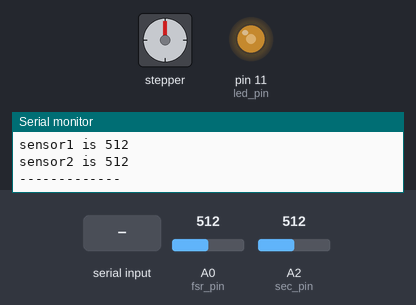
Bench run of a sketch on a simulated Arduino Uno, built with avr-gcc and run on an emulated ATmega328P. Parts: stepper motor, output pins drawn as LEDs (lit = HIGH), the last lines printed to the serial monitor. Wiring (inferred from the names in the program): stepper motor driver (200 steps per turn assumed): step pin 5; direction pin 7. Inputs (shaded band) come from the test bench; at power-on: A0 (fsr_pin) = 512, A2 (sec_pin) = 512. Pins used as bus, display or sensor lines are not drawn.

Above: at 1.2 s.
1.3 s: "c" received over Serial
At 2.4 s:
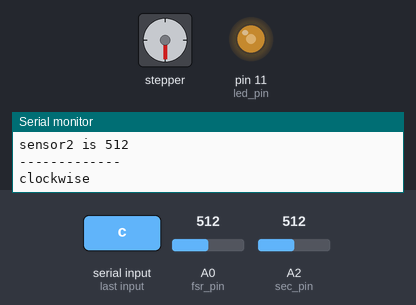
3.0 s: A0 (fsr_pin) set to 716
At 3.8 s:
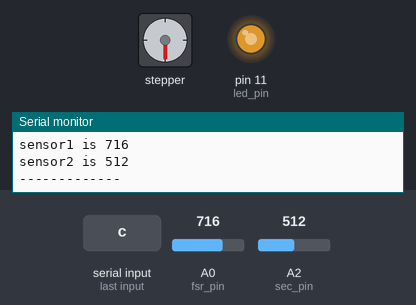
4.5 s: "o" received over Serial
At 5.9 s:
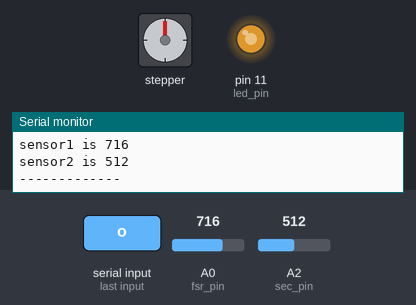
6.3 s: A0 (fsr_pin) set to 900
At 7.2 s:
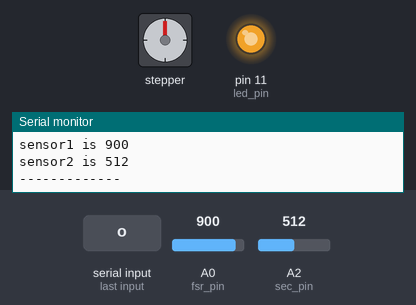
7.8 s: "m" received over Serial
At 9.9 s:
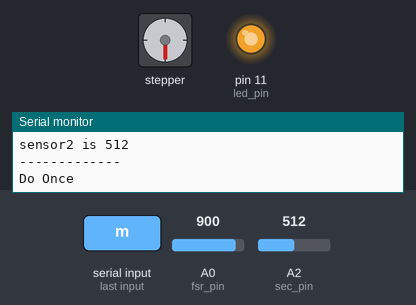
Timing chart, 0 to 14.7 s (numbered marks = the images above; inputs shaded):
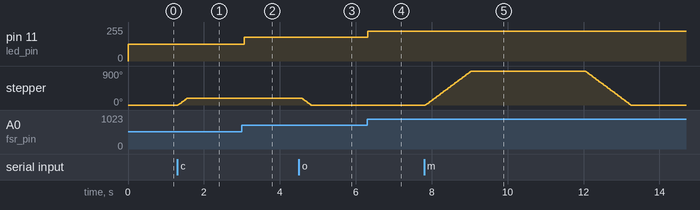

Measured:
- after the input at 1.3 s, stepper: turns 180° clockwise in 0.24 s, starting at once
- after the input at 3.0 s, pin 11 (led_pin): 127/255 → 178/255 after 0.06 s
- after the input at 4.5 s, stepper: turns 180° counter-clockwise in 0.24 s, starting after 0.07 s
- after the input at 6.3 s, pin 11 (led_pin): 178/255 → 224/255 at once
- after the input at 7.8 s, stepper: turns 900° clockwise in 1.2 s, then 900° counter-clockwise in 1.2 s

The sketch:

ffg.ino
```cpp
#define led_pin 11
#define fsr_pin A0
#define sec_pin A2
// first define the pins
const int DirPin = 7;    // this pin defines direction CW or CCW
const int StepPin = 5;   // pulse this pin to move one step
//const int fsr_pin = 14;// force snesor place

const int SPR = 100;    // Steps per revolution
const int ONCE = 500;

void setup()
{
  Serial.begin(57600);
  // Make pins as Outputs
  pinMode(StepPin, OUTPUT);
  pinMode(DirPin, OUTPUT);
}
void loop()
{
  int fsr_value = analogRead(fsr_pin); // 讀取FSR
  int sec_value = analogRead(sec_pin);
  int led_value = map(fsr_value, 0, 1023, 0, 255); // 從0~1023映射到0~255
  analogWrite(led_pin, led_value); // 改變LED亮度
  Serial.print("sensor1 is ");
  Serial.println(fsr_value);
  Serial.print("sensor2 is ");
  Serial.println(sec_value);
  //Serial.println(led_value);
  Serial.println("-------------");
  delay(100);

  if(Serial.available())
  {
    char ch=Serial.read();
    if(ch=='c'||ch=='C')
    {
      // First let us rotate shaft clockwise
      digitalWrite(DirPin, HIGH);   // defines the direction to clockwise
      Serial.println("clockwise");
      // Pulse the step pin
      for(int x = 0; x < SPR; x++)
      {
        digitalWrite(StepPin, HIGH);
        delayMicroseconds(1200);
        digitalWrite(StepPin, LOW);
        delayMicroseconds(1200);
      }
      delay(1000); // Short delay of one second
    }

    if(ch=='o'||ch=='O')
    {
      // Now rotate shaft counterclockwise
      digitalWrite(DirPin, LOW);
      Serial.println("counterclockwise");
      // Again pulse the step pin
      for(int x = 0; x < SPR; x++)
      {
        digitalWrite(StepPin, HIGH);
        delayMicroseconds(1200);
        digitalWrite(StepPin, LOW);
        delayMicroseconds(1200);
      }
      delay(1000); // Short delay of one second
    }

        if(ch=='m'||ch=='M')
    {
      // Now rotate shaft counterclockwise
      digitalWrite(DirPin, HIGH);
      Serial.println("Do Once");
      // Again pulse the step pin
      for(int x = 0; x < ONCE; x++)
      {
        digitalWrite(StepPin, HIGH);
        delayMicroseconds(1200);
        digitalWrite(StepPin, LOW);
        delayMicroseconds(1200);
      }
      delay(3000); // Short delay of one second
      digitalWrite(DirPin, LOW);
      for(int x = 0; x < ONCE; x++)
      {
        digitalWrite(StepPin, HIGH);
        delayMicroseconds(1200);
        digitalWrite(StepPin, LOW);
        delayMicroseconds(1200);
      }
      delay(1000); // Short delay of one second
    }

  }
}
```
